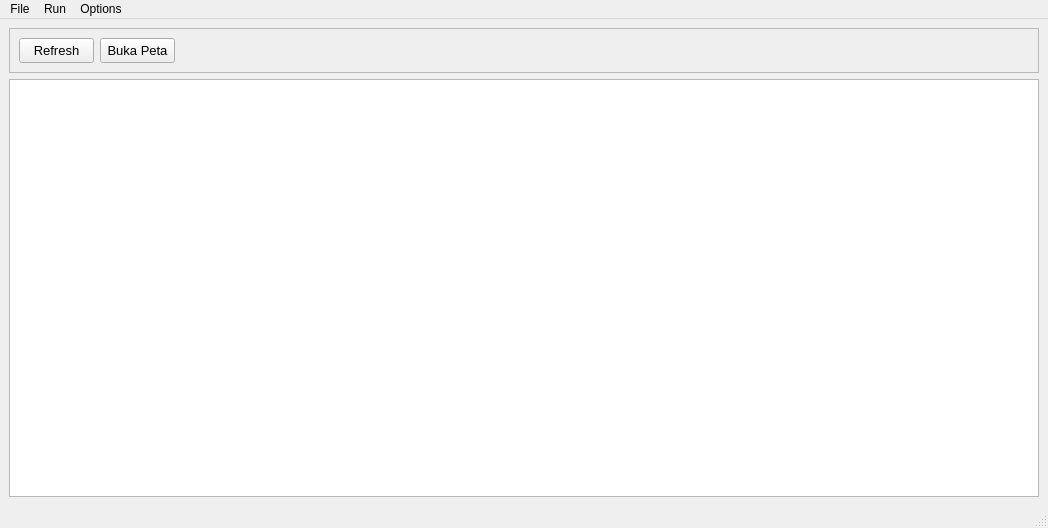
<?xml version="1.0" encoding="UTF-8"?>
<ui version="4.0">
 <class>MainWindow</class>
 <widget class="QMainWindow" name="MainWindow">
  <property name="geometry">
   <rect>
    <x>0</x>
    <y>0</y>
    <width>1048</width>
    <height>528</height>
   </rect>
  </property>
  <property name="windowTitle">
   <string>NMEA Receiver IPM</string>
  </property>
  <widget class="QWidget" name="centralwidget">
   <layout class="QGridLayout" name="gridLayout_2">
    <item row="0" column="0">
     <widget class="QFrame" name="frame">
      <property name="minimumSize">
       <size>
        <width>1030</width>
        <height>45</height>
       </size>
      </property>
      <property name="maximumSize">
       <size>
        <width>16777215</width>
        <height>16777215</height>
       </size>
      </property>
      <property name="frameShape">
       <enum>QFrame::Shape::StyledPanel</enum>
      </property>
      <property name="frameShadow">
       <enum>QFrame::Shadow::Raised</enum>
      </property>
      <property name="lineWidth">
       <number>2</number>
      </property>
      <widget class="QPushButton" name="btn_refresh">
       <property name="geometry">
        <rect>
         <x>10</x>
         <y>10</y>
         <width>75</width>
         <height>25</height>
        </rect>
       </property>
       <property name="maximumSize">
        <size>
         <width>150</width>
         <height>16777215</height>
        </size>
       </property>
       <property name="font">
        <font>
         <pointsize>10</pointsize>
        </font>
       </property>
       <property name="text">
        <string>Refresh</string>
       </property>
      </widget>
      <widget class="QPushButton" name="btn_open_map">
       <property name="geometry">
        <rect>
         <x>91</x>
         <y>10</y>
         <width>75</width>
         <height>25</height>
        </rect>
       </property>
       <property name="maximumSize">
        <size>
         <width>150</width>
         <height>16777215</height>
        </size>
       </property>
       <property name="font">
        <font>
         <pointsize>10</pointsize>
        </font>
       </property>
       <property name="text">
        <string>Buka Peta</string>
       </property>
       <property name="autoDefault">
        <bool>false</bool>
       </property>
       <property name="default">
        <bool>false</bool>
       </property>
       <property name="flat">
        <bool>false</bool>
       </property>
      </widget>
     </widget>
    </item>
    <item row="1" column="0">
     <widget class="QTableView" name="tableView">
      <property name="sizeAdjustPolicy">
       <enum>QAbstractScrollArea::SizeAdjustPolicy::AdjustToContents</enum>
      </property>
     </widget>
    </item>
   </layout>
  </widget>
  <widget class="QMenuBar" name="menubar">
   <property name="geometry">
    <rect>
     <x>0</x>
     <y>0</y>
     <width>1048</width>
     <height>33</height>
    </rect>
   </property>
   <widget class="QMenu" name="menuFile">
    <property name="title">
     <string>File</string>
    </property>
    <addaction name="actionExit"/>
   </widget>
   <widget class="QMenu" name="menuOptions">
    <property name="title">
     <string>Options</string>
    </property>
    <addaction name="actionConfigure"/>
    <addaction name="actionConnections"/>
   </widget>
   <widget class="QMenu" name="menuRun">
    <property name="title">
     <string>Run</string>
    </property>
    <addaction name="actionRun_Receiver"/>
    <addaction name="actionStop_Receiver"/>
    <addaction name="separator"/>
    <addaction name="separator"/>
    <addaction name="actionRun_Sender_OpenCPN"/>
    <addaction name="actionStop_Sender_OpenCPN"/>
   </widget>
   <addaction name="menuFile"/>
   <addaction name="menuRun"/>
   <addaction name="menuOptions"/>
  </widget>
  <widget class="QStatusBar" name="statusbar"/>
  <action name="actionExit">
   <property name="text">
    <string>Exit</string>
   </property>
   <property name="iconVisibleInMenu">
    <bool>true</bool>
   </property>
   <property name="shortcutVisibleInContextMenu">
    <bool>false</bool>
   </property>
  </action>
  <action name="actionConfigure">
   <property name="text">
    <string>Configure</string>
   </property>
   <property name="menuRole">
    <enum>QAction::MenuRole::TextHeuristicRole</enum>
   </property>
  </action>
  <action name="actionRun_Receiver">
   <property name="icon">
    <iconset theme="media-playback-start"/>
   </property>
   <property name="text">
    <string>Run Receiver</string>
   </property>
   <property name="shortcut">
    <string>Ctrl+R</string>
   </property>
  </action>
  <action name="actionStop_Receiver">
   <property name="enabled">
    <bool>false</bool>
   </property>
   <property name="icon">
    <iconset theme="media-playback-stop"/>
   </property>
   <property name="text">
    <string>Stop Receiver</string>
   </property>
   <property name="shortcut">
    <string>Ctrl+T</string>
   </property>
  </action>
  <action name="actionRun_Sender_OpenCPN">
   <property name="icon">
    <iconset theme="media-playback-start"/>
   </property>
   <property name="text">
    <string>Run Sender OpenCPN</string>
   </property>
   <property name="shortcut">
    <string>Ctrl+Shift+R</string>
   </property>
  </action>
  <action name="actionStop_Sender_OpenCPN">
   <property name="enabled">
    <bool>false</bool>
   </property>
   <property name="icon">
    <iconset theme="media-playback-stop"/>
   </property>
   <property name="text">
    <string>Stop Sender OpenCPN</string>
   </property>
   <property name="shortcut">
    <string>Ctrl+Shift+T</string>
   </property>
  </action>
  <action name="actionConnections">
   <property name="text">
    <string>Connections</string>
   </property>
  </action>
 </widget>
 <resources/>
 <connections/>
</ui>
